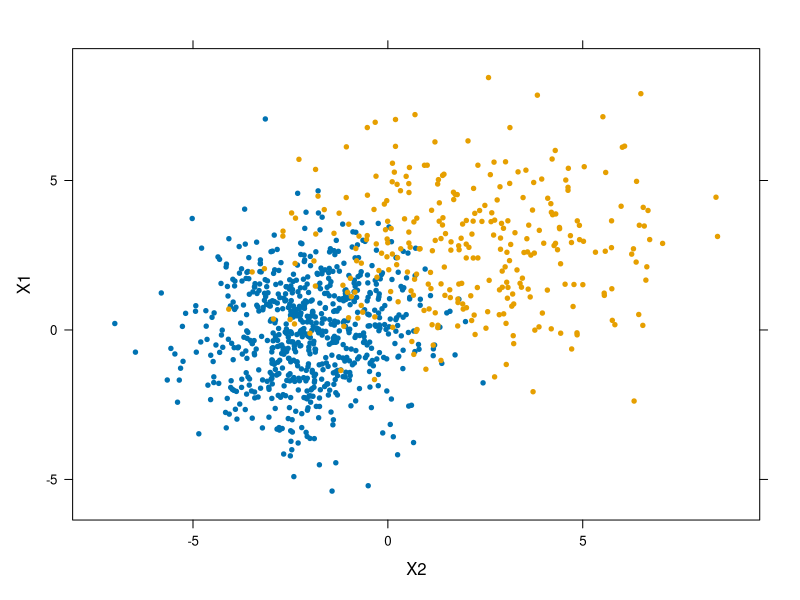
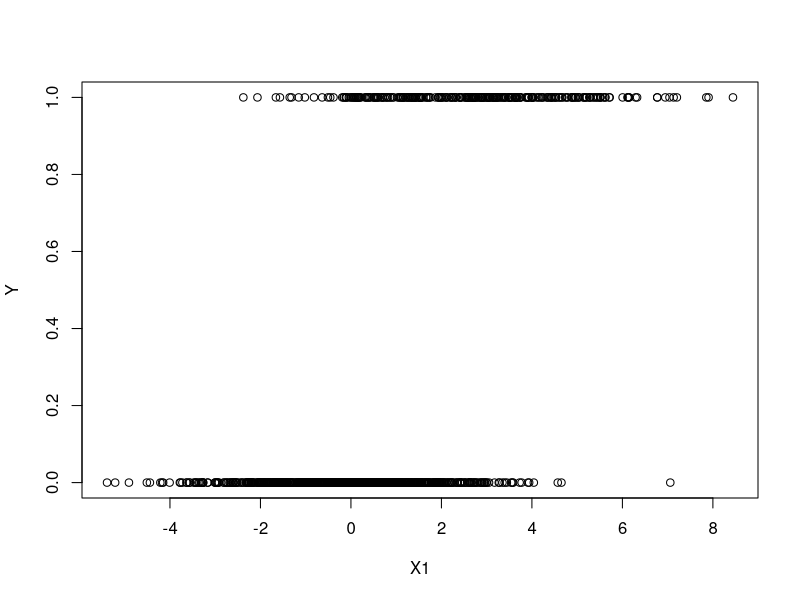
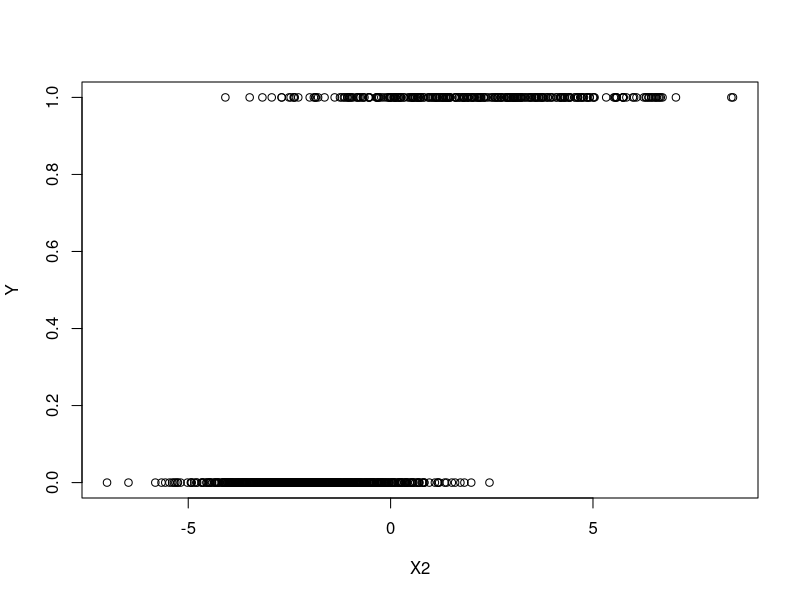
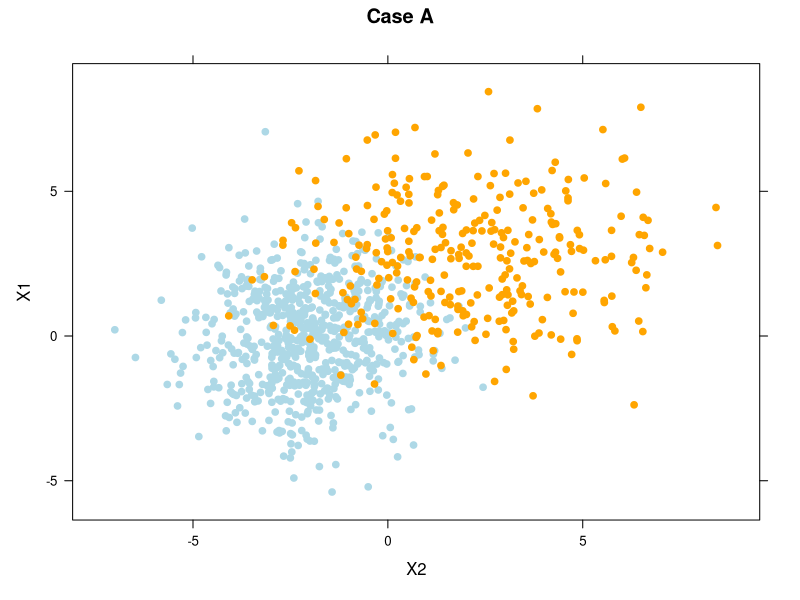
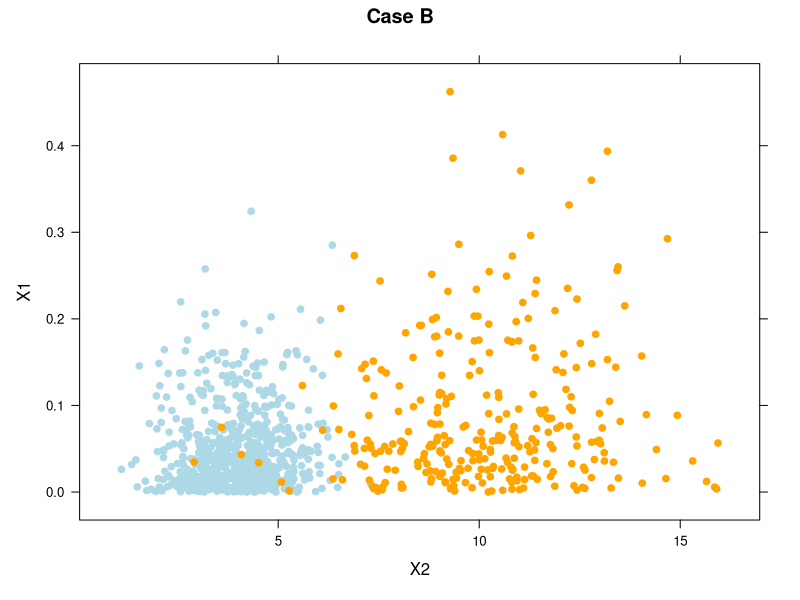
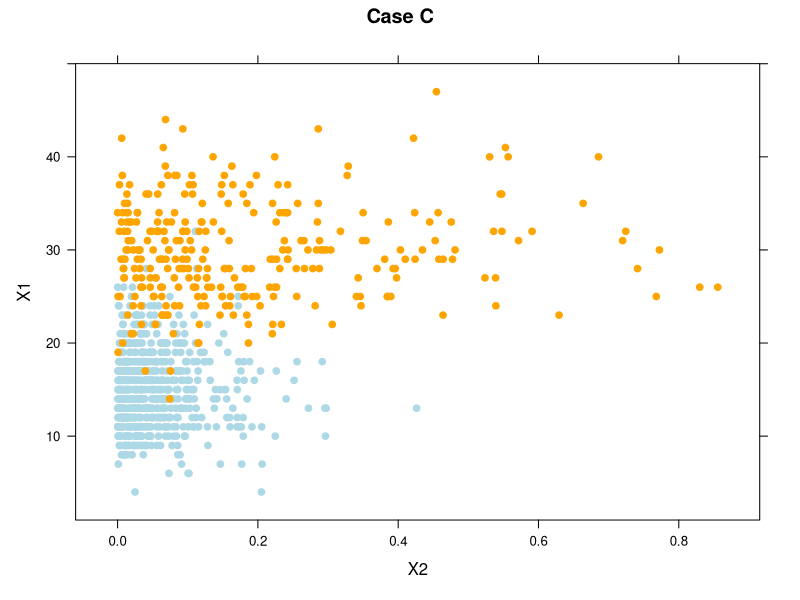

Here is the R script that generated these plots, in order:
library(MASS)
library(lattice)

accuracy_test <- function(table){
  accuracy <- sum(diag(table)) / sum(table)
  return(accuracy)
}
#currently not working! Problem with logistic, vs pure classification
trainingerrors <- function(training.data, model, type){
  if (type == "logistic"){
    predictions.lg <- predict(model, data = training.data, type = "response")
    predictions <- ifelse(predictions.lg > 0.5, 1, 0)
    training.table <- table(training.data$Y, predictions)
  }
  else{
    predictions <- predict(model, newdata = training.data, type = "class")
    training.table <- table(training.data$Y, predictions$class)
  }
  return(training.table)
}
testingerrors <- function(test.data, model, type){
  if (type == "logistic"){
    predictions.lg <- predict(model, newdata = test.data, type = "response")
    predictions <- ifelse(predictions.lg > 0.5, 1, 0)
    test.table <- table(test.data$Y, predictions)
  }
  else{
    predictions <- predict(model, newdata = test.data, type = "class")  
    test.table <- table(test.data$Y, predictions$class)
  }
  return(test.table)
}
#-------------------- DATA SIMULATION-------------------------
set.seed(2)
M <- 300
N <- 1000

fracMN <- M/N

mupos <- matrix(c(3,2), nrow = 2, ncol = 1)
sigmapos <- matrix(c(4,0,0,5), nrow = 2, ncol = 2)
Xpos <- mvrnorm(M, mupos, sigmapos)
Y <- rep(1, M)
posdata <- data.frame(Y, Xpos)

muneg <- matrix(c(0,-2), nrow = 2, ncol = 1)
sigmaneg <- matrix(c(3,0,0,2), nrow = 2, ncol = 2)
Xneg <- mvrnorm(N-M, muneg, sigmaneg)
Y <- rep(0, N-M)
negdata <- data.frame(Y, Xneg)

data <- rbind(posdata, negdata)

colnames(data) <- c("Y", "X1", "X2")
xyplot(X1 ~ X2, data, groups = Y, pch= 20)

plot(Y ~ X1, data)
plot(Y ~ X2, data)

data2  <- data.frame(0, nrow = N, ncol = 3) 
data3  <- matrix(0, nrow = N, ncol = 3) 

for (i in 1:N){
  
  if (i <= M){
    
    data2[i,1] <- 1
    data2[i,2] <- rexp(1, rate = 10)
    data2[i,3] <- rnorm(1, mean = 10, sd = 2)
  }
  else{
    data2[i,1] <- 0
    data2[i,2] <- rexp(1, rate = 20)
    data2[i,3] <- rnorm(1, mean = 4, sd = 1)
  }
}


for (i in 1:N){
  if (i <= M){
    
    data3[i,1] <- 1
    data3[i,2] <- rpois(1, lambda = 30)
    data3[i,3] <- rexp(1, rate = 5)
  }
  else{
    data3[i,1] <- 0
    data3[i,2] <- rpois(1, lambda = 15 )
    data3[i,3] <- rexp(1, rate = 20)
  }
}


colnames(data2) <- c("Y", "X1", "X2")
colnames(data3) <- c("Y", "X1", "X2")
data2 <- as.data.frame(data2)
data3 <- as.data.frame(data3)

xyplot(X1 ~ X2, data, groups = Y, par.settings = list(superpose.symbol = list(col = c("lightblue","orange"), pch = 19)), main = "Case A")
xyplot(X1 ~ X2, data2, groups = Y, par.settings = list(superpose.symbol = list(col = c("lightblue","orange"), pch = 19)), main = "Case B")
xyplot(X1 ~ X2, data3, groups = Y, par.settings = list(superpose.symbol = list(col = c("lightblue","orange"), pch = 19)), main = "Case C")


#---------------------Splitting the data------------------------

smp_size <- floor(0.7 * nrow(data))
train_index <- sample(seq_len(nrow(data)), size = smp_size)

train <- data[train_index, ]
test <- data[-train_index, ]

train2 <- data2[train_index, ]
test2 <- data2[-train_index, ]

train3 <- data3[train_index, ]
test3 <- data3[-train_index, ]

#---------------------LDA------------------------
LDA <- lda(Y ~ X1 + X2, data = train)

train_LDA.table <- trainingerrors(train, LDA, "")
test_LDA.table <- testingerrors(test, LDA, "")

training_accuracy.lda <- accuracy_test(train_LDA.table)
testing_accuracy.lda <- accuracy_test(test_LDA.table)

sprintf("Training accuracy of LDA: %s",training_accuracy.lda)
sprintf("Training Error of LDA: %s", 1 - training_accuracy.lda)
print("Training Confusion Matrix LDA")
print(train_LDA.table)

sprintf("Testing accuracy of LDA: %s",testing_accuracy.lda)
sprintf("Testing Error of LDA: %s", 1 - testing_accuracy.lda)
print("Testing Confusion Matrix LDA")
print(test_LDA.table)

#---------------------QDA------------------------
QDA <- qda(Y ~ X1 + X2, data = train)

training_qda.table <- trainingerrors(train, QDA,"")
test_qda.table <- testingerrors(test, QDA, "")

training_accuracy.qda <- accuracy_test(training_qda.table)
testing_accuracy.qda <- accuracy_test(test_qda.table)

sprintf("Training accuracy of QDA: %s",training_accuracy.qda)
sprintf("Training Error of QDA: %s", 1 - training_accuracy.qda)
print("Training Confusion Matrix QDA")
print(training_qda.table)

sprintf("Testing accuracy of QDA: %s",testing_accuracy.qda)
sprintf("Testing Error of LDA: %s", 1 - testing_accuracy.qda)
print("Testing Confusion Matrix QDA")
print(test_qda.table)

#---------------------Logistic Regression------------------------
LG <- glm(Y ~ X1 + X2, data = train, family = binomial)

training_lg.table <- trainingerrors(train, LG, "logistic")
test_lg.table <- testingerrors(test, LG, "logistic")

training_accuracy.lg <- accuracy_test(training_lg.table)
testing_accuracy.lg <- accuracy_test(test_lg.table)

sprintf("Training accuracy of Logistic: %s",training_accuracy.lg)
sprintf("Training Error of Logistic: %s", 1 - training_accuracy.lg)
print("Training Confusion Matrix Logistic")
print(training_lg.table)

sprintf("Testing accuracy of Logistic: %s",testing_accuracy.lg)
sprintf("Testing Error of Logistic: %s", 1 - testing_accuracy.lg)
print("Testing Confusion Matrix Logistic")
print(test_lg.table)

#----------------------CASE B-------------------------------

#---------------------LDA------------------------
LDA <- lda(Y ~ X1 + X2, data = train2)

train_LDA.table <- trainingerrors(train2, LDA, "")
test_LDA.table <- testingerrors(test2, LDA, "")

training_accuracy.lda <- accuracy_test(train_LDA.table)
testing_accuracy.lda <- accuracy_test(test_LDA.table)

sprintf("Training accuracy of LDA: %s",training_accuracy.lda)
sprintf("Training Error of LDA: %s", 1 - training_accuracy.lda)
print("Training Confusion Matrix LDA")
print(train_LDA.table)

sprintf("Testing accuracy of LDA: %s",testing_accuracy.lda)
sprintf("Testing Error of LDA: %s", 1 - testing_accuracy.lda)
print("Testing Confusion Matrix LDA")
print(test_LDA.table)

#---------------------QDA------------------------
QDA <- qda(Y ~ X1 + X2, data = train2)

training_qda.table <- trainingerrors(train2, QDA,"")
test_qda.table <- testingerrors(test2, QDA, "")

training_accuracy.qda <- accuracy_test(training_qda.table)
testing_accuracy.qda <- accuracy_test(test_qda.table)

sprintf("Training accuracy of QDA: %s",training_accuracy.qda)
sprintf("Training Error of QDA: %s", 1 - training_accuracy.qda)
print("Training Confusion Matrix QDA")
print(training_qda.table)

sprintf("Testing accuracy of QDA: %s",testing_accuracy.qda)
sprintf("Testing Error of LDA: %s", 1 - testing_accuracy.qda)
print("Testing Confusion Matrix QDA")
print(test_qda.table)

#---------------------Logistic Regression------------------------
LG <- glm(Y ~ X1 + X2, data = train2, family = binomial)

training_lg.table <- trainingerrors(train2, LG, "logistic")
test_lg.table <- testingerrors(test2, LG, "logistic")

training_accuracy.lg <- accuracy_test(training_lg.table)
testing_accuracy.lg <- accuracy_test(test_lg.table)

sprintf("Training accuracy of Logistic: %s",training_accuracy.lg)
sprintf("Training Error of Logistic: %s", 1 - training_accuracy.lg)
print("Training Confusion Matrix Logistic")
print(training_lg.table)

sprintf("Testing accuracy of Logistic: %s",testing_accuracy.lg)
sprintf("Testing Error of Logistic: %s", 1 - testing_accuracy.lg)
print("Testing Confusion Matrix Logistic")
print(test_lg.table)

#----------------------CASE C-------------------------------

#---------------------LDA------------------------
LDA <- lda(Y ~ X1 + X2, data = train3)

train_LDA.table <- trainingerrors(train3, LDA, "")
test_LDA.table <- testingerrors(test3, LDA, "")

training_accuracy.lda <- accuracy_test(train_LDA.table)
testing_accuracy.lda <- accuracy_test(test_LDA.table)

sprintf("Training accuracy of LDA: %s",training_accuracy.lda)
sprintf("Training Error of LDA: %s", 1 - training_accuracy.lda)
print("Training Confusion Matrix LDA")
print(train_LDA.table)

sprintf("Testing accuracy of LDA: %s",testing_accuracy.lda)
sprintf("Testing Error of LDA: %s", 1 - testing_accuracy.lda)
print("Testing Confusion Matrix LDA")
print(test_LDA.table)

#---------------------QDA------------------------
QDA <- qda(Y ~ X1 + X2, data = train3)

training_qda.table <- trainingerrors(train3, QDA,"")
test_qda.table <- testingerrors(test3, QDA, "")

training_accuracy.qda <- accuracy_test(training_qda.table)
testing_accuracy.qda <- accuracy_test(test_qda.table)

sprintf("Training accuracy of QDA: %s",training_accuracy.qda)
sprintf("Training Error of QDA: %s", 1 - training_accuracy.qda)
print("Training Confusion Matrix QDA")
print(training_qda.table)

sprintf("Testing accuracy of QDA: %s",testing_accuracy.qda)
sprintf("Testing Error of LDA: %s", 1 - testing_accuracy.qda)
print("Testing Confusion Matrix QDA")
print(test_qda.table)

#---------------------Logistic Regression------------------------
LG <- glm(Y ~ X1 + X2, data = train3, family = binomial)

training_lg.table <- trainingerrors(train3, LG, "logistic")
test_lg.table <- testingerrors(test3, LG, "logistic")

training_accuracy.lg <- accuracy_test(training_lg.table)
testing_accuracy.lg <- accuracy_test(test_lg.table)

sprintf("Training accuracy of Logistic: %s",training_accuracy.lg)
sprintf("Training Error of Logistic: %s", 1 - training_accuracy.lg)
print("Training Confusion Matrix Logistic")
print(training_lg.table)

sprintf("Testing accuracy of Logistic: %s",testing_accuracy.lg)
sprintf("Testing Error of Logistic: %s", 1 - testing_accuracy.lg)
print("Testing Confusion Matrix Logistic")
print(test_lg.table)